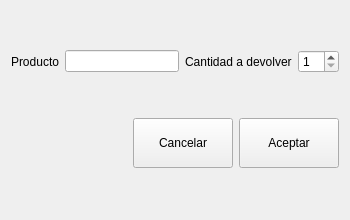
<?xml version="1.0" encoding="UTF-8"?>
<ui version="4.0">
 <class>Form</class>
 <widget class="QWidget" name="Form">
  <property name="geometry">
   <rect>
    <x>0</x>
    <y>0</y>
    <width>350</width>
    <height>220</height>
   </rect>
  </property>
  <property name="minimumSize">
   <size>
    <width>350</width>
    <height>220</height>
   </size>
  </property>
  <property name="maximumSize">
   <size>
    <width>550</width>
    <height>350</height>
   </size>
  </property>
  <property name="windowTitle">
   <string>Devolver Producto</string>
  </property>
  <layout class="QVBoxLayout" name="verticalLayout">
   <item>
    <layout class="QHBoxLayout" name="horizontalLayout">
     <item>
      <widget class="QLabel" name="label_1">
       <property name="text">
        <string>Producto</string>
       </property>
      </widget>
     </item>
     <item>
      <widget class="QLineEdit" name="lineEditNombre">
       <property name="minimumSize">
        <size>
         <width>0</width>
         <height>0</height>
        </size>
       </property>
      </widget>
     </item>
     <item>
      <widget class="QLabel" name="label">
       <property name="text">
        <string>Cantidad a devolver</string>
       </property>
      </widget>
     </item>
     <item>
      <widget class="QSpinBox" name="spinBoxCantidadDevolver">
       <property name="minimumSize">
        <size>
         <width>0</width>
         <height>0</height>
        </size>
       </property>
       <property name="minimum">
        <number>1</number>
       </property>
       <property name="value">
        <number>1</number>
       </property>
      </widget>
     </item>
    </layout>
   </item>
   <item>
    <layout class="QHBoxLayout" name="horizontalLayout_2">
     <item>
      <spacer name="horizontalSpacer">
       <property name="orientation">
        <enum>Qt::Horizontal</enum>
       </property>
       <property name="sizeHint" stdset="0">
        <size>
         <width>40</width>
         <height>20</height>
        </size>
       </property>
      </spacer>
     </item>
     <item>
      <widget class="QPushButton" name="buttonCancel">
       <property name="minimumSize">
        <size>
         <width>100</width>
         <height>50</height>
        </size>
       </property>
       <property name="maximumSize">
        <size>
         <width>100</width>
         <height>50</height>
        </size>
       </property>
       <property name="text">
        <string>Cancelar</string>
       </property>
      </widget>
     </item>
     <item>
      <widget class="QPushButton" name="buttonAccept">
       <property name="minimumSize">
        <size>
         <width>100</width>
         <height>50</height>
        </size>
       </property>
       <property name="maximumSize">
        <size>
         <width>100</width>
         <height>50</height>
        </size>
       </property>
       <property name="text">
        <string>Aceptar</string>
       </property>
      </widget>
     </item>
    </layout>
   </item>
  </layout>
 </widget>
 <resources/>
 <connections/>
</ui>
